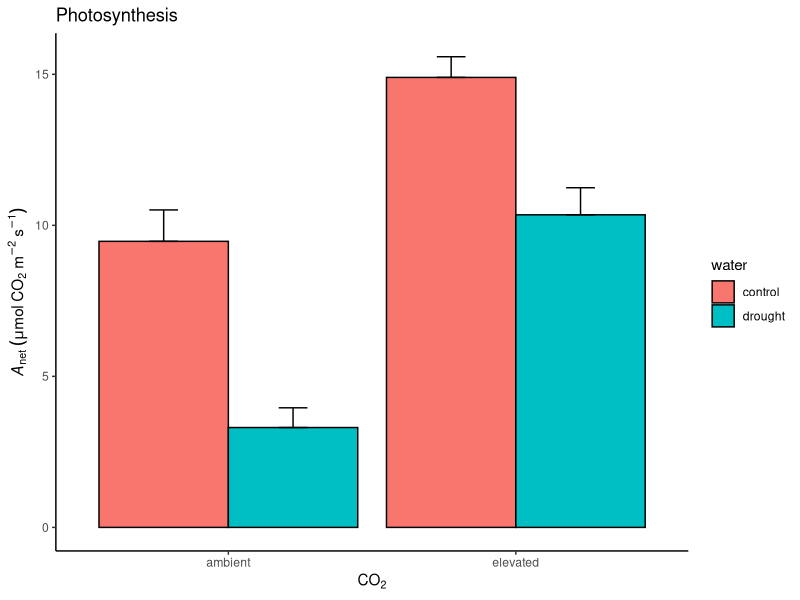
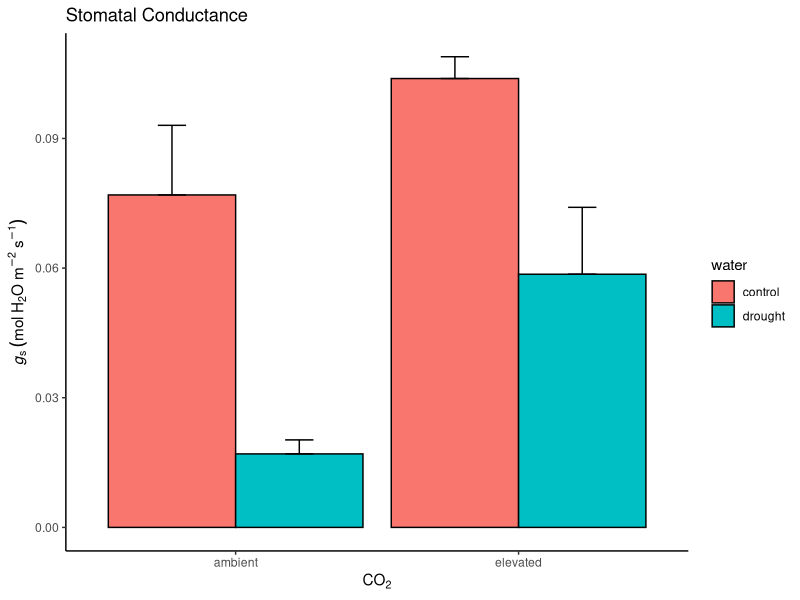
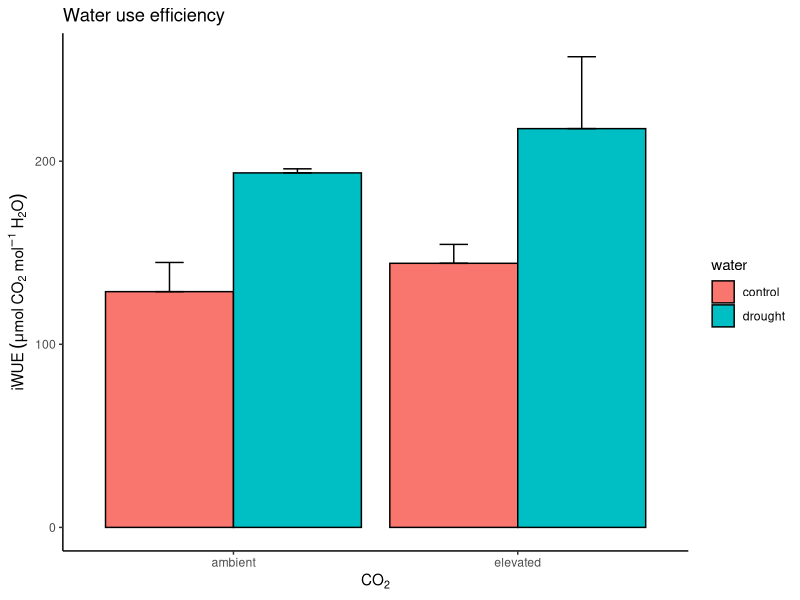

R code for these plots, in order:
serr <- function(x){
  se <- sd(x)/sqrt(length(x))
  return(se)
}
library(tidyverse)
third <- read.csv("phlData/third_camp_gx_short.csv")
third$iWUE <- third$Photo/third$Cond
summary(aov(Photo ~ CO2 * water, data = third))
summary(aov(Cond ~ CO2 * water, data = third))
summary(aov(iWUE ~ CO2 * water, data = third))
thirdSumm <- third %>% group_by(CO2, water) %>% 
  summarise(Amean = mean(Photo), Ase = serr(Photo),
            gsmean = mean(Cond), gsse = serr(Cond),
            iWUEmean = mean(iWUE), iWUEse = serr(iWUE))
ggplot(thirdSumm, aes(x=CO2, y=Amean, fill=water)) + 
  geom_bar(stat="identity", color="black", position=position_dodge()) +
  geom_errorbar(aes(ymin=Amean, ymax=Amean+Ase), width=.2,
                position=position_dodge(.9)) +
  labs(title="Photosynthesis", x=expression(CO[2]), y = expression(italic(A)[net]~(mu*mol~CO[2]~m^-2~s^-1))) +
  theme_classic()

ggplot(thirdSumm, aes(x=CO2, y=gsmean, fill=water)) + 
  geom_bar(stat="identity", color="black", position=position_dodge()) +
  geom_errorbar(aes(ymin=gsmean, ymax=gsmean+gsse), width=.2,
                position=position_dodge(.9)) +
  labs(title="Stomatal Conductance", x=expression(CO[2]), y = expression(italic(g)[s]~(mol~H[2]*O~m^-2~s^-1))) +
  theme_classic()

ggplot(thirdSumm, aes(x=CO2, y=iWUEmean, fill=water)) + 
  geom_bar(stat="identity", color="black", position=position_dodge()) +
  geom_errorbar(aes(ymin=iWUEmean, ymax=iWUEmean+iWUEse), width=.2,
                position=position_dodge(.9)) +
  labs(title="Water use efficiency", x=expression(CO[2]), y = expression(iWUE~(mu*mol~CO[2]~mol^-1~H[2]*O))) +
  theme_classic()
